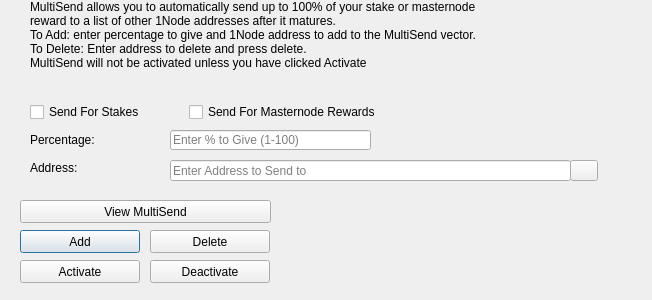
<?xml version="1.0" encoding="UTF-8"?>
<ui version="4.0">
 <class>MultiSendDialog</class>
 <widget class="QDialog" name="MultiSendDialog">
  <property name="windowModality">
   <enum>Qt::NonModal</enum>
  </property>
  <property name="geometry">
   <rect>
    <x>0</x>
    <y>0</y>
    <width>652</width>
    <height>300</height>
   </rect>
  </property>
  <property name="windowTitle">
   <string>MultiSend</string>
  </property>
  <widget class="QLineEdit" name="multiSendPercentEdit">
   <property name="geometry">
    <rect>
     <x>170</x>
     <y>130</y>
     <width>201</width>
     <height>20</height>
    </rect>
   </property>
   <property name="toolTip">
    <string>Enter whole numbers 1 - 100</string>
   </property>
   <property name="placeholderText">
    <string>Enter % to Give (1-100)</string>
   </property>
  </widget>
  <widget class="QLineEdit" name="multiSendAddressEdit">
   <property name="geometry">
    <rect>
     <x>170</x>
     <y>160</y>
     <width>401</width>
     <height>21</height>
    </rect>
   </property>
   <property name="toolTip">
    <string/>
   </property>
   <property name="placeholderText">
    <string>Enter Address to Send to</string>
   </property>
  </widget>
  <widget class="QLabel" name="label_2">
   <property name="geometry">
    <rect>
     <x>30</x>
     <y>0</y>
     <width>451</width>
     <height>121</height>
    </rect>
   </property>
   <property name="lineWidth">
    <number>1</number>
   </property>
   <property name="text">
    <string>MultiSend allows you to automatically send up to 100% of your stake or masternode reward to a list of other 1Node addresses after it matures.
To Add: enter percentage to give and 1Node address to add to the MultiSend vector.
To Delete: Enter address to delete and press delete.
MultiSend will not be activated unless you have clicked Activate</string>
   </property>
   <property name="alignment">
    <set>Qt::AlignLeading|Qt::AlignLeft|Qt::AlignTop</set>
   </property>
   <property name="wordWrap">
    <bool>true</bool>
   </property>
  </widget>
  <widget class="QLabel" name="message">
   <property name="geometry">
    <rect>
     <x>290</x>
     <y>200</y>
     <width>351</width>
     <height>91</height>
    </rect>
   </property>
   <property name="text">
    <string/>
   </property>
  </widget>
  <widget class="QPushButton" name="addButton">
   <property name="geometry">
    <rect>
     <x>20</x>
     <y>230</y>
     <width>120</width>
     <height>23</height>
    </rect>
   </property>
   <property name="toolTip">
    <string/>
   </property>
   <property name="statusTip">
    <string>Add to MultiSend Vector</string>
   </property>
   <property name="text">
    <string>Add</string>
   </property>
  </widget>
  <widget class="QPushButton" name="disableButton">
   <property name="geometry">
    <rect>
     <x>150</x>
     <y>260</y>
     <width>120</width>
     <height>23</height>
    </rect>
   </property>
   <property name="statusTip">
    <string>Deactivate MultiSend</string>
   </property>
   <property name="text">
    <string>Deactivate</string>
   </property>
  </widget>
  <widget class="QPushButton" name="addressBookButton">
   <property name="geometry">
    <rect>
     <x>570</x>
     <y>160</y>
     <width>28</width>
     <height>21</height>
    </rect>
   </property>
   <property name="toolTip">
    <string>Choose an address from the address book</string>
   </property>
   <property name="text">
    <string/>
   </property>
   <property name="icon">
    <iconset resource="../1node.qrc">
     <normaloff>:/icons/address-book</normaloff>:/icons/address-book</iconset>
   </property>
   <property name="shortcut">
    <string>Alt+A</string>
   </property>
   <property name="autoDefault">
    <bool>false</bool>
   </property>
  </widget>
  <widget class="QLabel" name="label">
   <property name="geometry">
    <rect>
     <x>30</x>
     <y>130</y>
     <width>121</width>
     <height>20</height>
    </rect>
   </property>
   <property name="toolTip">
    <string>Percentage of stake to send</string>
   </property>
   <property name="text">
    <string>Percentage:</string>
   </property>
  </widget>
  <widget class="QLabel" name="label_5">
   <property name="geometry">
    <rect>
     <x>30</x>
     <y>160</y>
     <width>111</width>
     <height>16</height>
    </rect>
   </property>
   <property name="toolTip">
    <string>Address to send portion of stake to</string>
   </property>
   <property name="text">
    <string>Address:</string>
   </property>
  </widget>
  <widget class="QPushButton" name="deleteButton">
   <property name="geometry">
    <rect>
     <x>150</x>
     <y>230</y>
     <width>120</width>
     <height>23</height>
    </rect>
   </property>
   <property name="toolTip">
    <string/>
   </property>
   <property name="statusTip">
    <string>Delete Address From MultiSend Vector</string>
   </property>
   <property name="text">
    <string>Delete</string>
   </property>
  </widget>
  <widget class="QPushButton" name="activateButton">
   <property name="geometry">
    <rect>
     <x>20</x>
     <y>260</y>
     <width>120</width>
     <height>23</height>
    </rect>
   </property>
   <property name="statusTip">
    <string>Activate MultiSend</string>
   </property>
   <property name="text">
    <string>Activate</string>
   </property>
  </widget>
  <widget class="QPushButton" name="viewButton">
   <property name="geometry">
    <rect>
     <x>20</x>
     <y>200</y>
     <width>251</width>
     <height>23</height>
    </rect>
   </property>
   <property name="toolTip">
    <string/>
   </property>
   <property name="statusTip">
    <string>View MultiSend Vector</string>
   </property>
   <property name="text">
    <string>View MultiSend</string>
   </property>
  </widget>
  <widget class="QWidget" name="horizontalLayoutWidget">
   <property name="geometry">
    <rect>
     <x>30</x>
     <y>100</y>
     <width>351</width>
     <height>24</height>
    </rect>
   </property>
   <layout class="QHBoxLayout" name="horizontalLayout">
    <item>
     <widget class="QCheckBox" name="multiSendStakeCheckBox">
      <property name="text">
       <string>Send For Stakes</string>
      </property>
     </widget>
    </item>
    <item>
     <widget class="QCheckBox" name="multiSendMasternodeCheckBox">
      <property name="text">
       <string>Send For Masternode Rewards</string>
      </property>
     </widget>
    </item>
   </layout>
  </widget>
 </widget>
 <resources>
  <include location="../1node.qrc"/>
 </resources>
 <connections/>
</ui>
